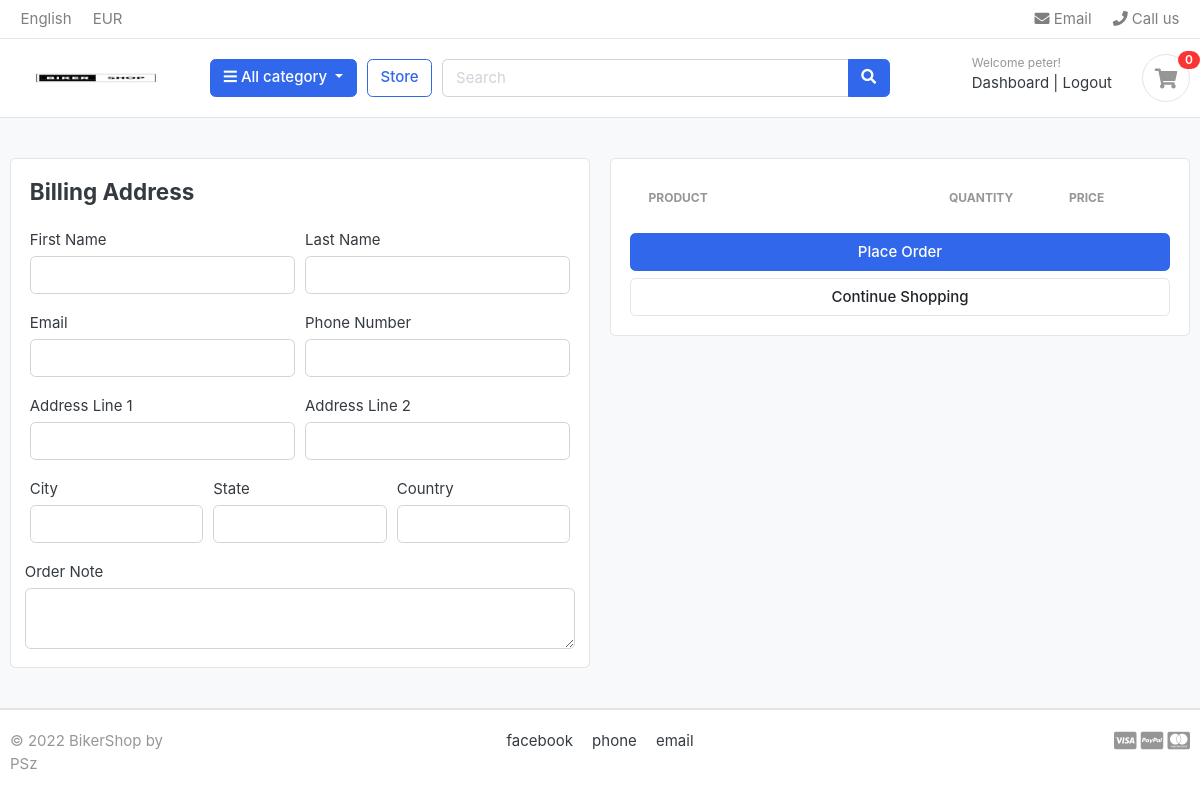
The page /cart/checkout/ (signed in) on the database as committed earlier.
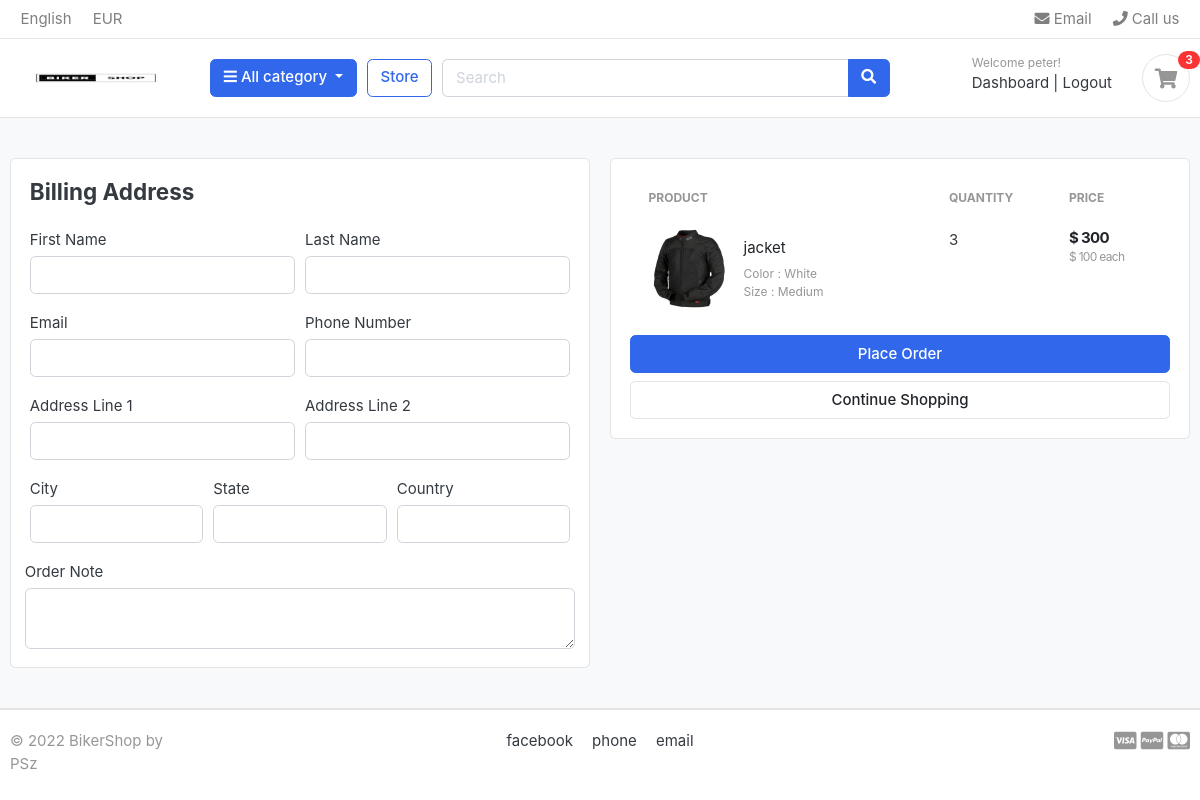
The same page on the database as committed later.
### carts/models.py (models this page shows, shortened)
class CartItem(models.Model):
    user = models.ForeignKey(Account, on_delete=models.CASCADE, null=True)
    product = models.ForeignKey(Product, on_delete=models.CASCADE)
    variations = models.ManyToManyField(Variation, blank=True)
    cart    = models.ForeignKey(Cart, on_delete=models.CASCADE, null=True)
    quantity = models.IntegerField()
    is_active = models.BooleanField(default=True)
    def sub_total(self):
        return self.product.price * self.quantity

### store/models.py (models this page shows, shortened)
class Product(models.Model):
    product_name    = models.CharField(max_length=200, unique=True)
    slug            = models.SlugField(max_length=200, unique=True)
    description     = models.TextField(max_length=500, blank=True)
    price           = models.IntegerField()
    images          = models.ImageField(upload_to='photos/products')
    stock           = models.IntegerField()
    is_available    = models.BooleanField(default=True)
    category        = models.ForeignKey(Category, on_delete=models.CASCADE)
    created_date    = models.DateTimeField(auto_now_add=True)
    modified_date   = models.DateTimeField(auto_now=True)
    def get_url(self):
        return reverse('product_detail', args=[self.category.slug, self.slug])

class Variation(models.Model):
    product = models.ForeignKey(Product, on_delete=models.CASCADE)
    variation_category = models.CharField(max_length=100, choices=variation_category_choice)
    variation_value     = models.CharField(max_length=100)
    is_active           = models.BooleanField(default=True)
    created_date        = models.DateTimeField(auto_now=True)
    objects = VariationManager()

### carts/views.py (the view)
# urls.py: path('checkout/', views.checkout, name='checkout'),
@login_required(login_url='login')
def checkout(request, total=0, quantity=0, cart_items=None):
    try:
        tax = 0
        grand_total = 0
        if request.user.is_authenticated:
            cart_items = CartItem.objects.filter(user=request.user, is_active=True)
        else:
            cart = Cart.objects.get(cart_id=_cart_id(request))
            cart_items = CartItem.objects.filter(cart=cart, is_active=True)
        for cart_item in cart_items:
            total += (cart_item.product.price * cart_item.quantity)
            quantity += cart_item.quantity
        shipping = (1 * total)/100
        grand_total = total + shipping
    except ObjectDoesNotExist:
        pass #just ignore
    context = {
        'total': total,
        'quantity': quantity,
        'cart_items': cart_items,
        'shipping': shipping,
        'grand_total': grand_total,
    }
    return render(request, 'store/checkout.html', context)

### carts/context_processors.py (called while the page is built)
def counter(request):
    cart_count = 0
    if 'admin' in request.path:
        return {}
    else:
        try:
            cart = Cart.objects.filter(cart_id=_cart_id(request))
            if request.user.is_authenticated:
                cart_items = CartItem.objects.all().filter(user=request.user)
            else:
                cart_items = CartItem.objects.all().filter(cart=cart[:1])
            for cart_item in cart_items:
                cart_count += cart_item.quantity
        except Cart.DoesNotExist:
            cart_count = 0
    return dict(cart_count=cart_count)

### carts/views.py (called while the page is built)
def _cart_id(request):
    cart = request.session.session_key
    if not cart:
        cart = request.session.create()
    return cart

### category/context_processors.py (called while the page is built)
def menu_links(request):
    links = Category.objects.all()
    return dict(links=links)

### category/models.py (called while the page is built)
    def get_url(self):
        return reverse('products_by_category', args=[self.slug])

### templates/store/checkout.html (shortened to what this page needs)
{% extends 'base.html' %}
{% load static %}
{% block content %}
<section class="section-content padding-y bg">
<div class="container">
<div class="row">
	<aside class="col-lg-6">
<div class="card">
  <div class="card-body">
    <h4 class="card-title mb-4">Billing Address</h4>
    <form action="" method="POST">
      <div class="form-row">
        <div class="col form-group">
          <label for="">First Name</label>
          <input type="text" name="first_name" class="form-control" required>
        </div>
        <div class="col form-group">
          <label for="">Last Name</label>
          <input type="text" name="last_name" class="form-control" required>
        </div>
      </div>
      <div class="form-row">
        <div class="col form-group">
          <label for="">Email</label>
          <input type="email" name="email" class="form-control" required>
        </div>
        <div class="col form-group">
          <label for="">Phone Number</label>
          <input type="text" name="phone" class="form-control" required>
        </div>
      </div>
      <div class="form-row">
        <div class="col form-group">
          <label for="">Address Line 1</label>
          <input type="text" name="address_line_1" class="form-control" required>
        </div>
        <div class="col form-group">
          <label for="">Address Line 2</label>
          <input type="text" name="address_line_2" class="form-control">
        </div>
      </div>
      <div class="form-row">
        <div class="col form-group">
          <label for="">City</label>
          <input type="text" name="city" class="form-control" required>
        </div>
        <div class="col form-group">
          <label for="">State</label>
          <input type="text" name="state" class="form-control" required>
        </div>
        <div class="col form-group">
          <label for="">Country</label>
          <input type="text" name="country" class="form-control" required>
        </div>
        </div>
        <div class="form-row">
          <label for="">Order Note</label>
          <textarea name="order_note" rows="2" class="form-control"></textarea>
        </div>
  </div>
</div>
	</aside>
	<aside class="col-lg-6">
		<div class="card">
		<div class="card-body">
      <table class="table table-borderless table-shopping-cart">
      <thead class="text-muted">
      <tr class="small text-uppercase">
        <th scope="col">Product</th>
        <th scope="col" width="120">Quantity</th>
        <th scope="col" width="120">Price</th>
      </tr>
      </thead>
      <tbody>
      {% for cart_item in cart_items %}
      <tr>
      	<td>
      		<figure class="itemside align-items-center">
      			<div class="aside"><img src="{{ cart_item.product.images.url }}" class="img-sm"></div>
      			<figcaption class="info">
      				<a href="{{ cart_item.product.get_url }}" class="title text-dark">{{ cart_item.product.product_name }}</a>
      				<p class="text-muted small">
      					{% if cart_item.variations.all %}
      						{% for item in cart_item.variations.all %}
      							{{ item.variation_category | capfirst }} : {{ item.variation_value | capfirst }} <br>
      						{% endfor %}
      					{% endif %}
      				</p>
      			</figcaption>
      		</figure>
      	</td>
      	<td>
      				<label for="">{{cart_item.quantity}}</label>
      	</td>
      	<td>
      		<div class="price-wrap">
      			<var class="price">$ {{ cart_item.sub_total }}</var>
      			<small class="text-muted"> $ {{ cart_item.product.price }} each </small>
      		</div>
      	</td>
      </tr>
      {% endfor %}
      </tbody>
      </table>
      <button type="submit" name="submit" class="btn btn-primary btn-block">Place Order</button>
			<a href="{% url 'store' %}" class="btn btn-light btn-block">Continue Shopping</a>
		</div>
		</div>
</aside>
</div>
</div>
</section>
{% endblock %}

### templates/includes/navbar.html (shortened to what this page needs)
{% load static %}
<header class="section-header">
    <nav class="navbar p-md-0 navbar-expand-sm navbar-light border-bottom">
    <div class="container">
      <div class="collapse navbar-collapse" id="navbarTop4">
        <ul class="navbar-nav mr-auto">
            <li class="nav-item dropdown">
                 <a href="#" class="nav-link">   English </a>
            </li>
            <li class="nav-item dropdown">
                <a href="#" class="nav-link"> EUR </a>
            </li>
        </ul>
        <ul class="navbar-nav">
            <li><a href="#" class="nav-link"> <i class="fa fa-envelope"></i> Email </a></li>
            <li><a href="#" class="nav-link"> <i class="fa fa-phone"></i> Call us </a></li>
        </ul>
      </div>
    </div>
    </nav>
    <section class="header-main border-bottom">
        <div class="container">
    <div class="row align-items-center">
        <div class="col-lg-2 col-md-3 col-6">
            <a href="{% url 'store' %}" class="brand-wrap">
                <img class="logo" src="{% static './images/logo.png' %}">
            </a>
        </div>
        <div class="col-lg col-sm col-md col-6 flex-grow-0">
            <div class="category-wrap dropdown d-inline-block float-right">
                <button type="button" class="btn btn-primary dropdown-toggle" data-toggle="dropdown">
                    <i class="fa fa-bars"></i> All category
                </button>
            </div>
        </div>
        <a href="{% url 'store' %}" class="btn btn-outline-primary">Store</a>
        <div class="col-lg  col-md-6 col-sm-12 col">
            <form action="{% url 'search' %}" class="search" method='GET'>
                <div class="input-group w-100">
                    <input type="text" class="form-control" style="width:60%;" placeholder="Search" name="keyword">
                    <div class="input-group-append">
                      <button class="btn btn-primary" type="submit">
                        <i class="fa fa-search"></i>
                      </button>
                    </div>
                </div>
            </form>
        </div>
        <div class="col-lg-3 col-sm-6 col-8 order-2 order-lg-3">
                    <div class="d-flex justify-content-end mb-3 mb-lg-0">
                        {% if user.id is None %}
                        <div class="widget-header">
                            <small class="title text-muted">Welcome guest!</small>
                            <div>
                                <a href="{% url 'login' %}">Sign in</a> <span class="dark-transp"> | </span>
                                <a href="{% url 'register' %}"> Register</a>
                            </div>
                        </div>
                        {% else %}
                        <div class="widget-header">
                            <small class="title text-muted">Welcome {{user.first_name}}!</small>
                            <div>
                                <a href="{% url 'dashboard' %}">Dashboard</a> <span class="dark-transp"> | </span>
                                <a href="{% url 'logout' %}">Logout</a>
                            </div>
                        </div>
                        {% endif %}
                        <a href="{% url 'cart' %}" class="widget-header pl-3 ml-3">
                            <div class="icon icon-sm rounded-circle border"><i class="fa fa-shopping-cart"></i></div>
                            <span class="badge badge-pill badge-danger notify">{{ cart_count }}</span>
                        </a>
                    </div>
                </div>
    </div>
        </div>
    </section>
</header>

Rows that differ between the two databases and show on the page:
added CartItem: product.images (picture), product.product_name "jacket", quantity "3", sub_total "300", product.price "100"
now on this page (row unchanged): Variation: variation_category "Color", variation_value "White"
now on this page (row unchanged): Variation: variation_category "Size", variation_value "Medium"
Other text that changed with them:
{{ cart_count }}: "0" → "3"
